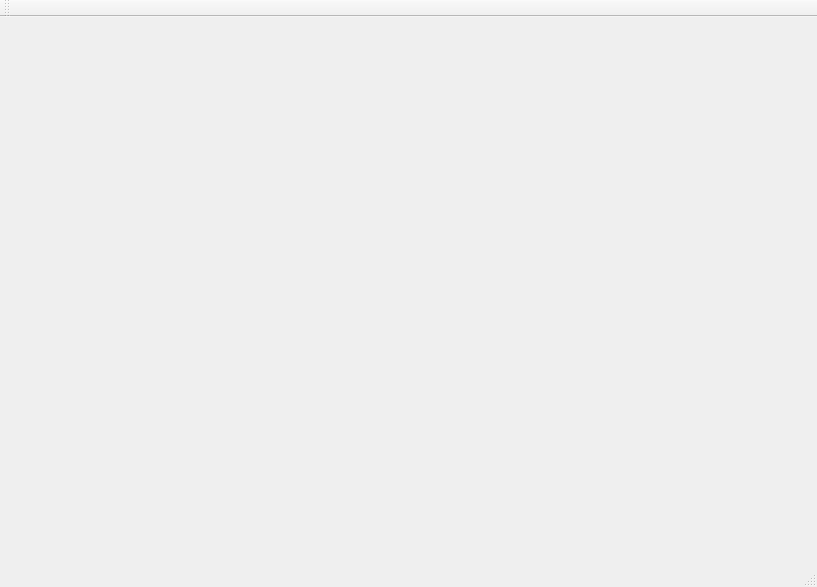
<?xml version="1.0" encoding="UTF-8"?>
<ui version="4.0">
 <class>MainWindow</class>
 <widget class="QMainWindow" name="MainWindow">
  <property name="geometry">
   <rect>
    <x>0</x>
    <y>0</y>
    <width>817</width>
    <height>587</height>
   </rect>
  </property>
  <property name="windowTitle">
   <string>MainWindow</string>
  </property>
  <widget class="QWidget" name="centralWidget">
   <widget class="QStackedWidget" name="stackedWidget">
    <property name="geometry">
     <rect>
      <x>9</x>
      <y>-1</y>
      <width>801</width>
      <height>561</height>
     </rect>
    </property>
   </widget>
  </widget>
  <widget class="QMenuBar" name="menuBar">
   <property name="geometry">
    <rect>
     <x>0</x>
     <y>0</y>
     <width>817</width>
     <height>23</height>
    </rect>
   </property>
  </widget>
  <widget class="QToolBar" name="mainToolBar">
   <attribute name="toolBarArea">
    <enum>TopToolBarArea</enum>
   </attribute>
   <attribute name="toolBarBreak">
    <bool>false</bool>
   </attribute>
  </widget>
  <widget class="QStatusBar" name="statusBar"/>
 </widget>
 <layoutdefault spacing="6" margin="11"/>
 <resources/>
 <connections/>
</ui>
